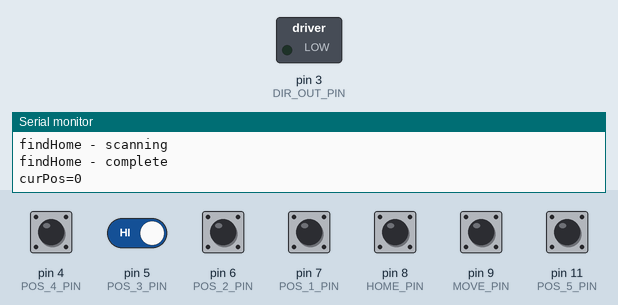
Recording of a sketch running on a simulated Arduino Uno, built with avr-gcc and run on an emulated ATmega328P. Parts: switched loads named in the sketch (green lamp = pin HIGH), the last lines printed to the serial monitor. Inputs (shaded band) come from the test bench; at power-on: pin 4 (POS_4_PIN), pin 5 (POS_3_PIN), pin 6 (POS_2_PIN), pin 7 (POS_1_PIN), pin 8 (HOME_PIN), pin 9 (MOVE_PIN), pin 11 (POS_5_PIN) HIGH. EEPROM starts erased; pins used as bus, display or sensor lines are not drawn.

Above: at 1.2 s.
1.3 s: pin 4 (POS_4_PIN) pulled LOW for 0.15 s
At 2.0 s:
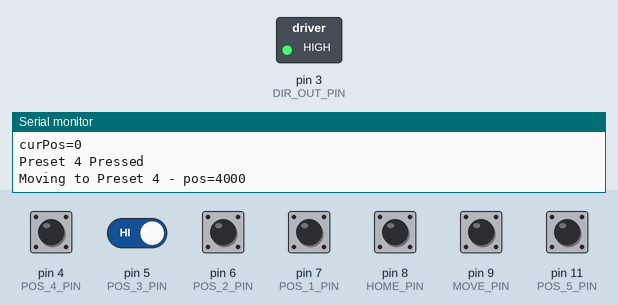
2.9 s: pin 4 (POS_4_PIN) driven LOW and pin 5 (POS_3_PIN) driven LOW
At 6.0 s:
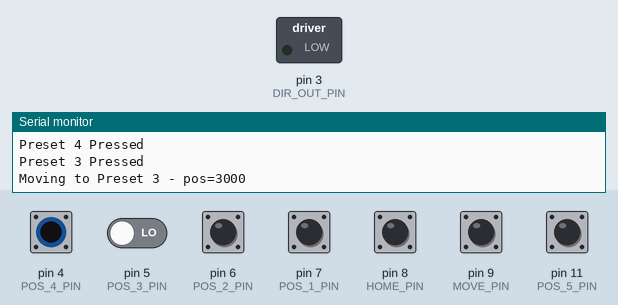
Timing chart, 0 to 7.8 s (numbered marks = the images above; inputs shaded):
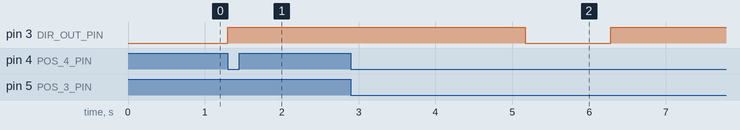

Measured:
- after the input at 1.3 s, pin 3 (DIR_OUT_PIN): LOW → HIGH at once
- after the input at 2.9 s, pin 3 (DIR_OUT_PIN): HIGH → LOW after 2.3 s, → HIGH 1.1 s later

The sketch:

Alans_Turntable.ino
```cpp
// (licence header left out)
/* Electrical Connections
 * Arduino connected to a stepper motor driver - motor controller step input
 *  connected to STEP_PIN, motor controller direction input connected to
 *  DIR_OUT_PIN.
 *  5 off microswitches connecting pins POS_1_PIN to POS_5_PIN respectively
 *  to ground (uses internal pull-up resistors).
 *  1 microswitch connected to MOVE_PIN to manually MOVE_PIN to manually move
 *   turntable, and one connected to DIR_OUT_PIN to select movement direction.
 *  1 broken beam IR sensor connected to HOME_PIN to pull HOME_PIN low when
 *    home position detected.
 */
#include <EEPROM.h>

// Fixed Parameters
int DEBUG = 1;
int STEP_PIN = 2;     // output pin to tell motor controller to step.
int DIR_OUT_PIN = 3;  // output pin to set motor controller direction.
int POS_1_PIN = 7;    // pin to request position 1
int POS_2_PIN = 6;    // pin to request position 2
int POS_3_PIN = 5;    // pin to request position 3
int POS_4_PIN = 4;    // pin to request position 4
int POS_5_PIN = 11;   // pin to request position 5
int HOME_PIN = 8;     // home switch pin.
int MOVE_PIN = 9;     // input from manual move button.
int DIR_IN_PIN = 10;  // input from manual move direction button.
int PULSES_PER_REV = 16384;   // number of pulses to give one revolution of the motor.
                              // guessed - measured 16412, 16442, 16532.

int POS_1 = 1000;
int POS_2 = 2000;
int POS_3 = 3000;
int POS_4 = 4000;
int pos_5 = 5000;

int presets[] = {0,1000,2000,3000,4000,5000};

long POS_REPORT_PERIOD = 1000;

// 0 - just try to go directly to new position.
const int MOVE_MODE_SIMPLE = 0;
// 1 - return to zero in anticlockwise direction before
//  moving so we always approach from same direction.
const int MOVE_MODE_TO_ZERO = 1;
// 1 - move in anticlockwise direction, overshoot required
// position by OVERSHOOT steps, then approach from
// clockwise direction.
const int MOVE_MODE_OVERSHOOT = 2;
// 3 - move directly to new position, allowing for
// HYSTERESIS steps of backlash in the gearbox.
const int MOVE_MODE_HYSTERESIS = 3;

//////////////////////////////////////////////////////
// Set the moveMode to handle hysteresis in gearbox //
//////////////////////////////////////////////////////
int moveMode = MOVE_MODE_OVERSHOOT;


int HYSTERESIS = 90;  // Number of steps of backlash in gears - only used for
                      //  MOVE_MODE_HYSTERESIS
int OVERSHOOT = 150;  // amount to overshoot required position, so we can
                      // approach from clockwise direction (only used for
                      //   MOVE_MODE_OVERSHOOT)


// Global Variables
int curPos = 0;  // Current motor position.
long lastPosReportTime = 0;  // last time we reported position to serial monitor.
int programMode = 0;  // 0 = not programming 1-5 = setting preset 1-5.


/**
 * readPresets() - read the presets[] array from eeprom
 */
void readPresets() {
  // Blank eeprom shoudl have 255 in each byte.
  //writePresets();
  if (EEPROM.read(0) == 255 && EEPROM.read(1) == 255) {
    if (DEBUG) Serial.println("EEPROM not initialised");
    writePresets();
    return;
  } else {
    Serial.println("initialising from EEPROM");
    char *b = (char*)presets;
    for (int addr = 0; addr<sizeof(presets);addr++) {
      b[addr] = EEPROM.read(addr);
    }
    if (1) {
       for(int i=0;i<5;i++) {
        Serial.print(presets[i]);
        Serial.print(",");
       }
      Serial.println();
    }
  }
 }


/**
 * writePresets() - write the presets[] array to eeprom
 */
void writePresets() {
  Serial.println("Writing to EEPROM");
  char *b = (char*)presets;
  for (int addr = 0; addr<sizeof(presets);addr++) {
    EEPROM.write(addr,b[addr]);
  }
    if (1) {
       for(int i=0;i<5;i++) {
        Serial.print(presets[i]);
        Serial.print(",");
       }
      Serial.println();
    }

}

/**
* doStep - do a single step of the motor
*/
void doStep(int dir) {
    digitalWrite(DIR_OUT_PIN,dir);
    digitalWrite(STEP_PIN,HIGH);
     digitalWrite(STEP_PIN,LOW) ;
     // Delay sets the speed - if it is less than 300 the motor stutters and does not move.
     // larger number = slower rotation.
     delayMicroseconds(950);
     if (dir>0)
       curPos++;
       //if (curPos>PULSES_PER_REV) {
        // curPos = 0;
        // if (DEBUG) Serial.println("positive overflow - setting CurPos to 0");
       //}
     else
       curPos--;
       //if (curPos<0) {
        // curPos = PULSES_PER_REV;
        // if (DEBUG) Serial.println("negative overflow - setting CurPos to PULSES_PER_REV");
       //}
}

/**
* gotoPos moves the motor to position pos.
*/
void gotoPos(int pos) {
  int dir = 0;

  if (curPos!=pos) {
    switch (moveMode) {
    case MOVE_MODE_SIMPLE:
      if (curPos<pos) dir = 1;
      while(curPos!=pos)
	doStep(dir);
      break;
    case MOVE_MODE_TO_ZERO:
      // go anticlockwise to zero position
      if (curPos<0) dir = 1;
      while(curPos!=0)
	doStep(dir);
      // then go clockwise to required position
      while(curPos!=pos)
	doStep(1);
      break;
    case MOVE_MODE_OVERSHOOT:
      // go to required position, less OVERSHOOT
      if (curPos<(pos-OVERSHOOT)) dir = 1;
      while(curPos!=(pos-OVERSHOOT))
	doStep(dir);
      // then go clockwise to required position
      while(curPos!=pos)
	doStep(1);
      break;
    case MOVE_MODE_HYSTERESIS:
      if (curPos<pos) {
	// then go clockwise to required position
	while(curPos!=pos)
	  doStep(1);
      } else {
	// go anticlockwise to required position, less HYSTERESIS
	while(curPos!=pos-HYSTERESIS)
	  doStep(0);
	break;
      }
    }
  }
}


/**
* findHome sweeps in the clockwise direction until the home position
* is found , signified by pin HOME_PIN going low.HI
*/
void findHome() {
  if (DEBUG) Serial.println("findHome - scanning");
  while (!digitalRead(HOME_PIN)) {
    doStep(1);
  }
  curPos = 0;
  if (DEBUG) Serial.println("findHome - complete");
}


/** getPresetButtonPressed() - returns the number of the
 * preset button that is pressed, or 0 if no preset buttons
 * are pressed.  Note, if more than one button is pressed,
 * returns the lowest id of the pressed buttons.
 */
int getPresetButtonPressed() {
  int buttonId = 0;
  if (digitalRead(POS_5_PIN) == 0) {
    if (DEBUG) Serial.println("preset 5 pressed");
    buttonId = 5;
  }
  if (digitalRead(POS_4_PIN) == 0) {
    if (DEBUG) Serial.println("Preset 4 Pressed");
    buttonId = 4;
  }
  if (digitalRead(POS_3_PIN) == 0) {
    if (DEBUG) Serial.println("Preset 3 Pressed");
    buttonId = 3;
  }
  if (digitalRead(POS_2_PIN) == 0) {
    if (DEBUG) Serial.println("Preset 2 Pressed");
    buttonId = 2;
  }
  if (digitalRead(POS_1_PIN) == 0) {
    if (DEBUG) Serial.println("Preset 1 Pressed");
    buttonId = 1;
  }
  return(buttonId);
}

/**
* processButtons() - poll the position of the buttons and
* react accordingly.
*/
void processButtons() {
  // check which preset button is pressed (zero if none pressed)
  int presetButtonId = getPresetButtonPressed();
  // if we have just released the preset button and we were in
  // programming mode, save the new presets.
  if (presetButtonId==0 && programMode!=0) {
    presets[programMode] = curPos;
    // Save presets to EEPROM.
    writePresets();
    // leave programming mode.
    programMode = 0;
  }
  // If we press a preset without the move button, just go to that
  // preset.
  if (presetButtonId!=0 && digitalRead(MOVE_PIN)==1) {
    if (DEBUG) Serial.print("Moving to Preset ");
    if (DEBUG) Serial.print(presetButtonId);
    if (DEBUG) Serial.print(" - pos=");
    if (DEBUG) Serial.println(presets[presetButtonId]);
    gotoPos(presets[presetButtonId]);
  }
  if (digitalRead(MOVE_PIN)==0) {
      doStep(digitalRead(DIR_IN_PIN));
      if (presetButtonId!=0) {
        programMode = presetButtonId;
        if (DEBUG) Serial.println("updating preset value");
        presets[programMode] = curPos;
      }
      delayMicroseconds(1000);
  }


  //if (DEBUG) Serial.print("curPos=");
  //if (DEBUG) Serial.println(curPos);
  //delay(1000);
}

void setup() {
  if (1) Serial.begin(9600);

  readPresets();

  pinMode(STEP_PIN,OUTPUT);
  pinMode(DIR_OUT_PIN,OUTPUT);
  pinMode(HOME_PIN,INPUT);
  //digitalWrite(HOME_PIN,1);  // set pull up resistors.

  pinMode(MOVE_PIN,INPUT);
  digitalWrite(MOVE_PIN,1);

  pinMode(DIR_IN_PIN,INPUT);
  digitalWrite(DIR_IN_PIN,1);

  pinMode(POS_1_PIN,INPUT);
  digitalWrite(POS_1_PIN,1);
  pinMode(POS_2_PIN,INPUT);
  digitalWrite(POS_2_PIN,1);
  pinMode(POS_3_PIN,INPUT);
  digitalWrite(POS_3_PIN,1);
  pinMode(POS_4_PIN,INPUT);
  digitalWrite(POS_4_PIN,1);
  pinMode(POS_5_PIN,INPUT);
  digitalWrite(POS_5_PIN,1);


  lastPosReportTime = millis();

  findHome();
}

void loop()
{
  // reverse direction of rotation.
  //if (DEBUG) Serial.println("Reversing Direction");
  //digitalWrite(DIR_OUT_PIN,!(digitalRead(DIR_OUT_PIN)));

  // The number in the for loop sets how far it rotates before changing direction.
  //for (int I=0;I<10000;I=I+1) {
  //  doStep();
  //}
  processButtons();

  if (millis()-lastPosReportTime > POS_REPORT_PERIOD) {
     if (DEBUG) Serial.print("curPos=");
     if (DEBUG) Serial.println(curPos);
     lastPosReportTime = millis();
  }
}
```
